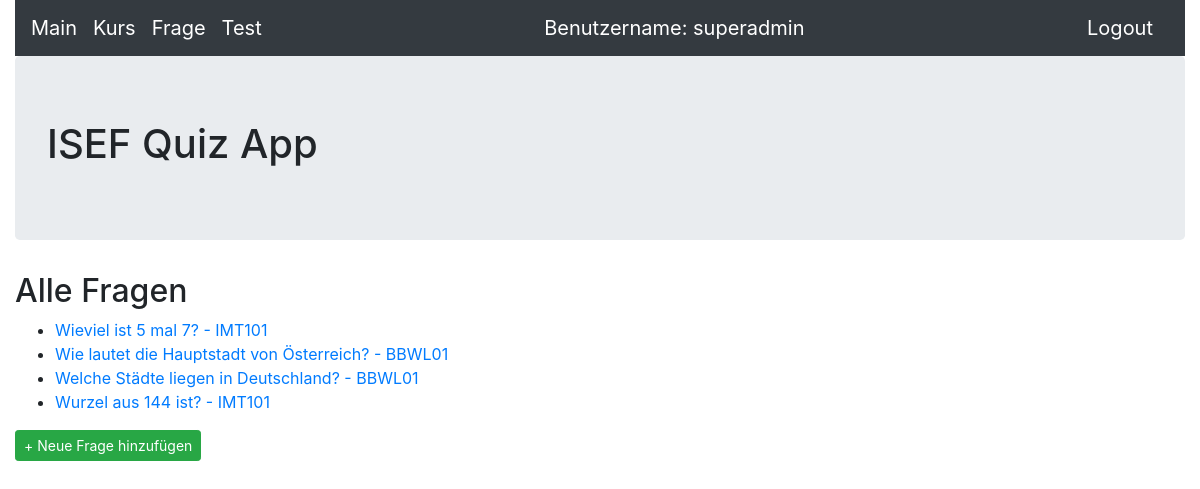
Page /frage (signed in) on the committed database.
### quiz/models.py (models this page shows, shortened)
class Frage(models.Model):
    name = models.CharField(max_length=200,blank=False,help_text='Geben Sie den Namen der Frage ein')
    kurs = models.ForeignKey(Kurs,null=True,blank=False,on_delete=models.CASCADE,help_text='Wählen Sie den Kurs, welchem die Frage zugewiesen wird')
    antwort1 = models.CharField(max_length=255,blank=False,null=True,help_text='Geben Sie die Antwort1 der Frage ein')
    antwort1richtig = models.BooleanField(default=False,help_text='Geben Sie an ob Antwort1 richtig ist')
    antwort2 = models.CharField(max_length=255,blank=False,null=True,help_text='Geben Sie die Antwort2 der Frage ein')
    antwort2richtig = models.BooleanField(default=False,help_text='Geben Sie an ob Antwort2 richtig ist')
    antwort3 = models.CharField(max_length=255,blank=True,null=True,help_text='Geben Sie die Antwort3 der Frage ein (optional)')
    antwort3richtig = models.BooleanField(default=False,help_text='Geben Sie an ob Antwort3 richtig ist')
    antwort4 = models.CharField(max_length=255,blank=True,null=True,help_text='Geben Sie die Antwort4 der Frage ein (optional)')
    antwort4richtig = models.BooleanField(default=False,help_text='Geben Sie an ob Antwort4 richtig ist')

class Kurs(models.Model):
    name = models.CharField(max_length=50,help_text='Geben Sie den Namen des Kurses ein')
    beschreibung = models.CharField(max_length=255,help_text='Geben Sie die Beschreibung des Kurses ein')
    def __str__(self):
        return self.name

### quiz/views.py (the view)
# urls.py: path('frage', FrageHome.as_view(), name='frage_start'),
class FrageHome(AuthListView):
    model = Frage
    template_name = 'frage/frage_home.html'

### quiz/templates/frage/frage_home.html
{% extends 'base.html' %}
{% block content %}
<h2>Alle Fragen</h2>
<ul>
    {% for frage in object_list %}
	<li><a href="{% url 'frage_detail' frage.pk %}">{{ frage.name }} - {{ frage.kurs }}</a></li>
    {% endfor %}
</ul>
<a class="btn btn-success btn-sm" href="{% url 'neue_frage' %}">+ Neue Frage hinzufügen</a>
{% endblock content %}

### templates/base.html (shortened to what this page needs)
<!DOCTYPE html>
<html>
  <head>
	<link rel="stylesheet" href="https://stackpath.bootstrapcdn.com/bootstrap/4.5.0/css/bootstrap.min.css">
  </head>
  <body>
    <div class="container-fluid">
        <header>
            <nav class="navbar navbar-expand-lg navbar-dark bg-dark">
				<a class="navbar-brand" href="{% url 'index' %}">Main</a>
                <a class="navbar-brand" href="{% url 'kurs_start' %}">Kurs</a>
				<a class="navbar-brand" href="{% url 'frage_start' %}">Frage</a>
				<a class="navbar-brand" href="{% url 'test_select' %}">Test</a>
				{% if user.is_authenticated %}
                <a class="navbar-brand ml-auto order-md-last">Benutzername: {{ user.get_username }}</a>
                <a class="navbar-brand ml-auto order-md-last" href="{% url 'logout'%}?next={{request.path}}">Logout</a>
                {% else %}
                <a class="navbar-brand ml-auto order-md-last" href="{% url 'login'%}?next={{request.path}}">Login</a>
                {% endif %}
            </nav>
        </header>
        <div class="jumbotron">
            <h1>ISEF Quiz App</h1>
        </div>
        {% block content %}
        {% endblock content %}
    </div>
  </body>
</html>

### rows in the picture
Frage: name "Wieviel ist 5 mal 7?", kurs "IMT101"
Frage: name "Wie lautet die Hauptstadt von Österreich?", kurs "BBWL01"
Frage: name "Welche Städte liegen in Deutschland?", kurs "BBWL01"
Frage: name "Wurzel aus 144 ist?", kurs "IMT101"

### other values in the picture
{{ user.get_username }} "superadmin"
